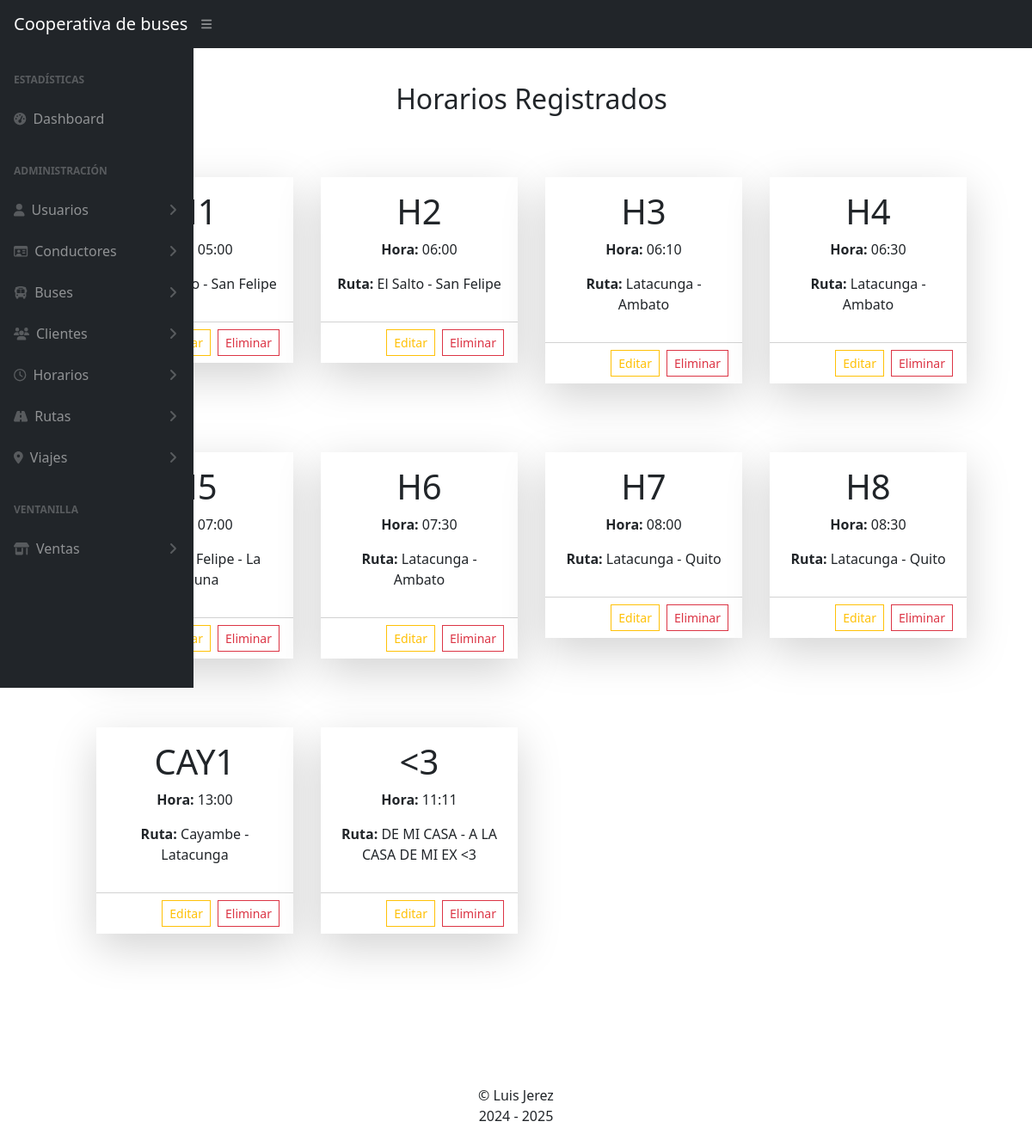
Before: /horarios/ with the older database file.
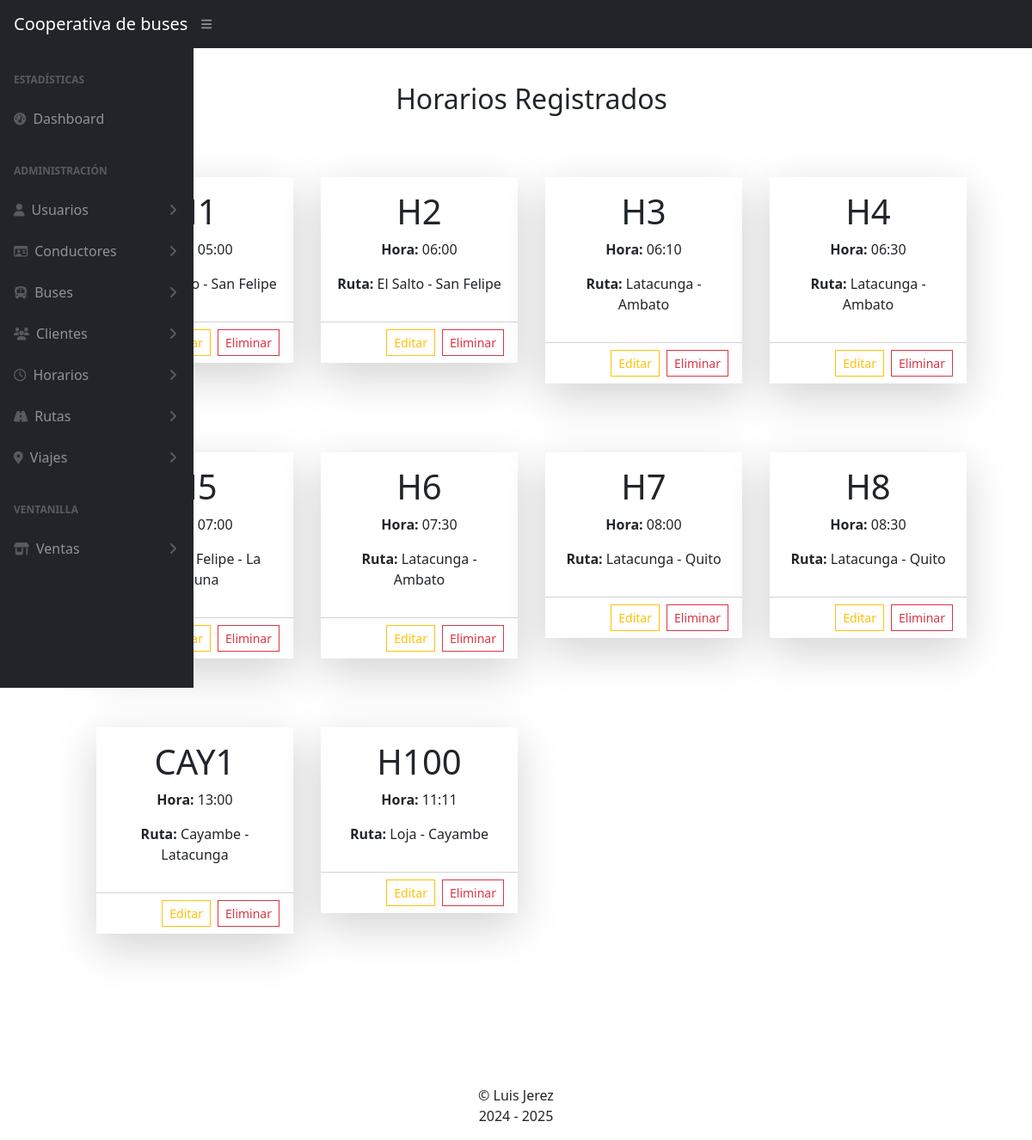
After: the same page with the newer database file.
### Apps/horarios/models.py (models this page shows, shortened)
class Horario(models.Model):
    id = models.AutoField(primary_key=True)
    codigo = models.CharField(max_length=10, unique=True)
    hora = models.TimeField()
    ruta = models.ForeignKey(Ruta, related_name='ruta_del_horario', on_delete=models.DO_NOTHING, blank=True, null=True)

### Apps/rutas/models.py (models this page shows)
class Ruta(models.Model):
    id = models.BigAutoField(primary_key=True)
    codigo = models.CharField(max_length=10, unique=True)
    partida = models.TextField(verbose_name='Lugar de Partida')
    destino = models.TextField(verbose_name='Lugar de Llegada')
    precio = models.DecimalField(verbose_name='Precio', default=0.3, max_digits=4, decimal_places=2)
    def __str__(self):
        return f'{self.partida} - {self.destino}'

### Apps/horarios/views.py (the view)
# urls.py: path('', views.inicio),
def inicio(request):
    return render(request, 'horarios.html', {'horarios':Horario.objects.all(),
                                          'titulo':'HORARIOS'})

### Apps/horarios/templates/horarios.html (shortened to what this page needs)
{% extends 'base.html' %}
{% block body %}
<div class="container m-5 text-center">
  <div class="row pt-5">
    <h2>Horarios Registrados</h2>
  </div>
  <div class="row p-5">
    {% for h in horarios %}
    <div class="col-lg-3 p-3 mb-5">
      <div class="rounded-0 border-0 card shadow-lg">
        <div class="card-body">
          <div class="row">
            <div class="col-12">
              <h1>{{h.codigo}}</h4>
            </div>
            <div class="col-12">
              <p><b>Hora:</b> {{h.hora}}</h2>
            </div>
            <div class="col-12">
              <p><b>Ruta:</b> {{h.ruta}}</h3>
            </div>
          </div>
        </div>
        <div class="card-footer bg-body">
          <div class="d-flex justify-content-end align-items-center">
            <a href="/horarios/administracion/editar/{{h.id}}"
              class="rounded-0 btn btn-sm me-2 btn-outline-warning">Editar</a>
            <form action="/horarios/administracion/eliminar/{{h.id}}" method="post">
              <button class="rounded-0 btn btn-outline-danger btn-sm">
                Eliminar
              </button>
            </form>
          </div>
        </div>
      </div>
    </div>
    {% endfor %}
  </div>
</div>
{% endblock %}

Changed rows visible on the page:
changed Horario: codigo "<3" → "H100"; ruta "DE MI CASA - A LA CASA DE MI EX <3" → "Loja - Cayambe"
